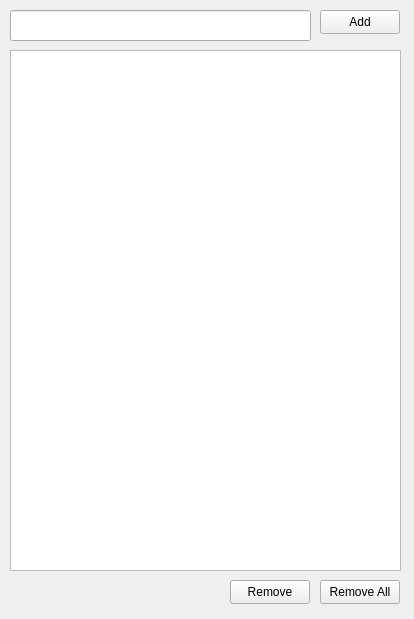
<?xml version="1.0" encoding="UTF-8"?>
<ui version="4.0">
 <class>MainWindow</class>
 <widget class="QMainWindow" name="MainWindow">
  <property name="geometry">
   <rect>
    <x>0</x>
    <y>0</y>
    <width>414</width>
    <height>619</height>
   </rect>
  </property>
  <property name="windowTitle">
   <string>MainWindow</string>
  </property>
  <widget class="QWidget" name="centralwidget">
   <widget class="QLineEdit" name="addTaskTxt">
    <property name="geometry">
     <rect>
      <x>10</x>
      <y>10</y>
      <width>301</width>
      <height>31</height>
     </rect>
    </property>
   </widget>
   <widget class="QPushButton" name="btnAdd">
    <property name="geometry">
     <rect>
      <x>320</x>
      <y>10</y>
      <width>80</width>
      <height>24</height>
     </rect>
    </property>
    <property name="text">
     <string>Add</string>
    </property>
   </widget>
   <widget class="QListWidget" name="listWidget">
    <property name="geometry">
     <rect>
      <x>10</x>
      <y>50</y>
      <width>391</width>
      <height>521</height>
     </rect>
    </property>
   </widget>
   <widget class="QPushButton" name="btnRemove">
    <property name="geometry">
     <rect>
      <x>230</x>
      <y>580</y>
      <width>80</width>
      <height>24</height>
     </rect>
    </property>
    <property name="text">
     <string>Remove</string>
    </property>
   </widget>
   <widget class="QPushButton" name="btnRemoveAll">
    <property name="geometry">
     <rect>
      <x>320</x>
      <y>580</y>
      <width>80</width>
      <height>24</height>
     </rect>
    </property>
    <property name="text">
     <string>Remove All</string>
    </property>
   </widget>
  </widget>
 </widget>
 <resources/>
 <connections/>
</ui>
